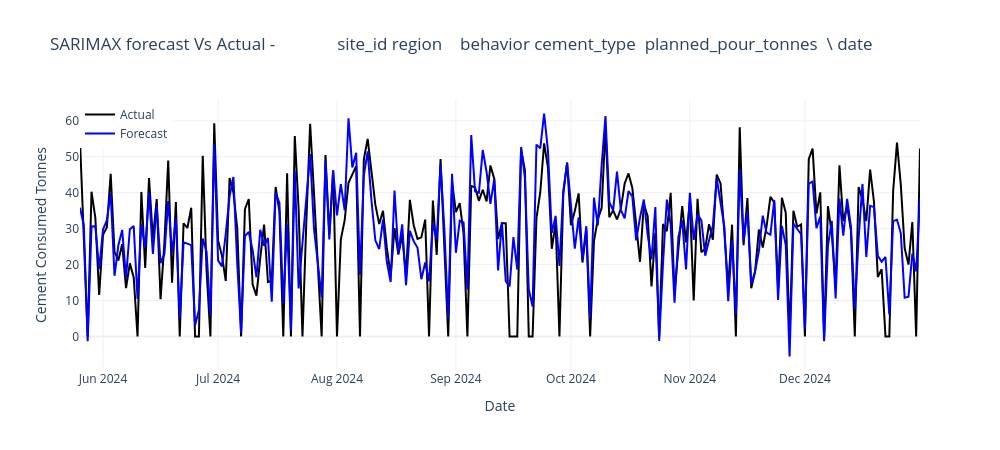

Notebook code for this chart:
### Code cell
import plotly.graph_objects as go

fig = go.Figure()

fig.add_trace(go.Scatter(
    x=y_test.index,
    y=y_test,
    mode='lines',
    name='Actual',
    line=dict(color='black')
))

fig.add_trace(go.Scatter(
    x=y_test.index,
    y=y_pred,
    mode='lines',
    name='Forecast',
    line=dict(color='blue')
))

fig.update_layout(
    title=f'SARIMAX forecast Vs Actual - {site_df}',
    xaxis_title='Date',
    yaxis_title='Cement Consumed Tonnes',
    legend=dict(x=0, y=1),
    template='plotly_white',
    width=1000,
    height=450
)


fig.show()

### Figure 1 — Plotly figure (JSON) as saved in the notebook; plotly's stock layout.template omitted (floating-point values rounded to 4 significant figures; data arrays with more than 128 entries replaced by an {"elided": "..."} marker saying what was removed)
{"data": [{"line": {"color": "black"}, "mode": "lines", "name": "Actual", "type": "scatter", "x": {"elided": "220 str values"}, "y": {"elided": "220 float values"}}, {"line": {"color": "blue"}, "mode": "lines", "name": "Forecast", "type": "scatter", "x": {"elided": "220 str values"}, "y": {"elided": "220 float values"}}], "layout": {"height": 450, "legend": {"x": 0, "y": 1}, "title": {"text": "SARIMAX forecast Vs Actual -              site_id region    behavior cement_type  planned_pour_tonnes  \\\ndate                                                                       \n2022-01-01  SITE_001  North  aggressive      CEM_II                43.18   \n2022-01-02  SITE_001  North  aggressive       CEM_I                45.26   \n2022-01-03  SITE_001  North  aggressive     CEM_III                38.69   \n2022-01-04  SITE_001  North  aggressive       CEM_I                33.16   \n2022-01-05  SITE_001  North  aggressive     CEM_III                56.88   \n...              ...    ...         ...         ...                  ...   \n2024-12-27  SITE_001  North  aggressive       CEM_I                30.74   \n2024-12-28  SITE_001  North  aggressive      CEM_II                30.27   \n2024-12-29  SITE_001  North  aggressive       CEM_I                31.84   \n2024-12-30  SITE_001  North  aggressive      CEM_II                44.84   \n2024-12-31  SITE_001  North  aggressive      CEM_II                52.31   \n\n            consumed_tonnes  opening_inventory_tonnes  deliveries_tonnes  \\\ndate                                                                       \n2022-01-01            34.54                     52.56              45.83   \n2022-01-02            45.26                     63.85              19.97   \n2022-01-03            38.69                     38.56              47.19   \n2022-01-04            33.16                     47.06              18.74   \n2022-01-05            47.04                     32.64              14.40   \n...                     ...                       ...                ...   \n2024-12-27            24.61                      0.00              24.61   \n2024-12-28            20.01                      0.00              20.01   \n2024-12-29            31.84                      0.00              34.94   \n2024-12-30             0.00                      3.10              32.37   \n2024-12-31            52.31                     35.47              22.69   \n\n            closing_inventory_tonnes  rain_mm  avg_temp_c  silo_capacity  \ndate                                                                      \n2022-01-01                     63.85     3.40       -3.10            448  \n2022-01-02                     38.56     3.23       14.28            448  \n2022-01-03                     47.06     2.64        6.40            448  \n2022-01-04                     32.64     8.25       14.23            448  \n2022-01-05                      0.00     2.69        8.97            448  \n...                              ...      ...         ...            ...  \n2024-12-27                      0.00    11.92        6.52            448  \n2024-12-28                      0.00     9.21       14.02            448  \n2024-12-29                      3.10     5.53       10.27            448  \n2024-12-30                     35.47    17.63        0.16            448  \n2024-12-31                      5.85     3.49       13.48            448  \n\n[1096 rows x 12 columns]"}, "width": 1000, "xaxis": {"title": {"text": "Date"}}, "yaxis": {"title": {"text": "Cement Consumed Tonnes"}}}}
